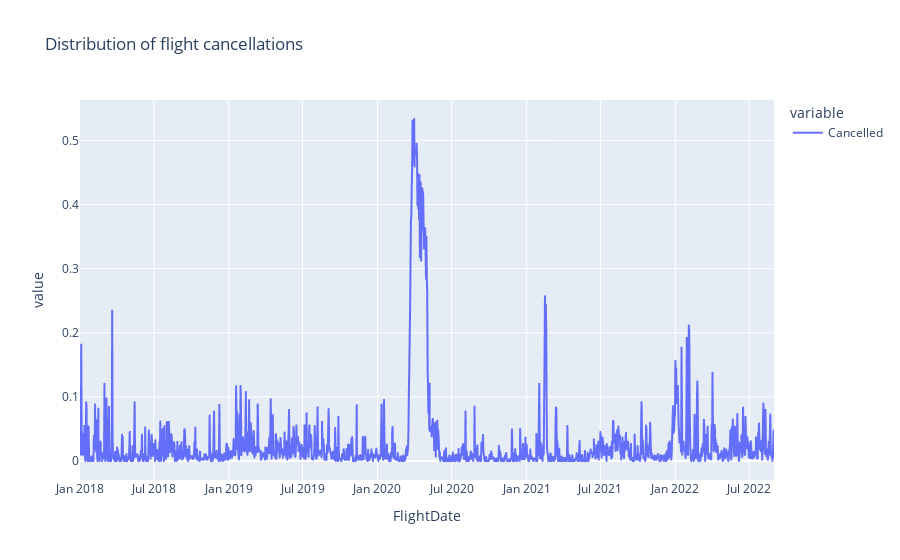

The code cell stored with this chart in its notebook:
### Code cell
fig = px.line(df_flights
              .groupby("FlightDate")
              [["Cancelled"]]
              .mean(),
              title="Distribution of flight cancellations"
              )
fig.show()

### Figure 1 — Plotly figure (JSON) as saved in the notebook; plotly's stock layout.template omitted (floating-point values rounded to 4 significant figures; data arrays with more than 128 entries replaced by an {"elided": "..."} marker saying what was removed)
{"data": [{"hovertemplate": "variable=Cancelled<br>FlightDate=%{x}<br>value=%{y}<extra></extra>", "legendgroup": "Cancelled", "line": {"color": "#636efa", "dash": "solid"}, "marker": {"symbol": "circle"}, "mode": "lines", "name": "Cancelled", "showlegend": true, "type": "scattergl", "x": {"elided": "1704 str values"}, "xaxis": "x", "y": {"elided": "1704 float values"}, "yaxis": "y"}], "layout": {"legend": {"title": {"text": "variable"}, "tracegroupgap": 0}, "title": {"text": "Distribution of flight cancellations"}, "xaxis": {"anchor": "y", "domain": [0, 1], "title": {"text": "FlightDate"}}, "yaxis": {"anchor": "x", "domain": [0, 1], "title": {"text": "value"}}}}
